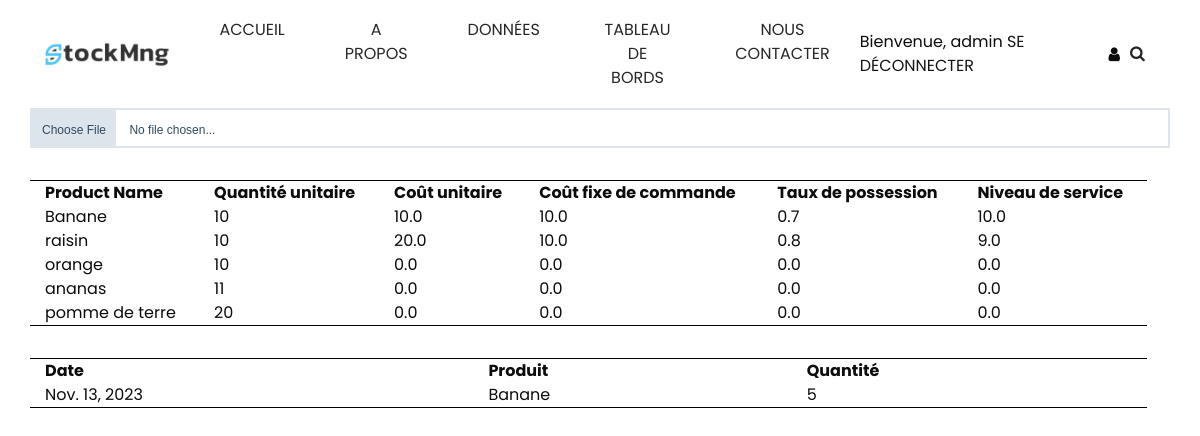
The page /data (signed in) on the database its author committed.
### principal/models.py (models this page shows, shortened)
class Product(models.Model):
    product_name = models.CharField(max_length=255)
    qte_unitaire = models.IntegerField()
    unit_cost = models.FloatField(default=0.0)
    fixed_command_cost = models.FloatField(default=0.0)
    holding_rate = models.FloatField(default=0.0)
    service_level = models.FloatField(default=0.0)
    user = models.ForeignKey(User, on_delete=models.CASCADE)
    def __str__(self):
        return self.product_name

class Sale(models.Model):
    date = models.DateField()
    quantity = models.IntegerField()
    ref = models.ForeignKey(Product, on_delete=models.CASCADE)
    user = models.ForeignKey(User, on_delete=models.CASCADE)

### principal/views.py (the view)
# urls.py: path("data", views.handle_data_page, name="data"),
@login_required(login_url='login')
def handle_data_page(request):
    products = Product.objects.all()
    sales = Sale.objects.all()
    products = Product.objects.all()
    context = {'products': products,
               'sales': sales
               }
    return render(request, "data.html", context)

### template/data.html (shortened to what this page needs)
{% extends 'template.html' %}
{% load static %}
{% block content %}
<div class="container">
    <div class="file-upload">
        <div class="file-select">
          <div class="file-select-button" id="fileName">Choose File</div>
          <div class="file-select-name" id="noFile">No file chosen...</div>
        </div>
    </div>
    <div class="table_display">
        <table>
            <tr>
                <th>Product Name</th>
                <th>Quantité unitaire</th>
                <th>Coût unitaire</th>
                <th>Coût fixe de commande</th>
                <th>Taux de possession</th>
                <th>Niveau de service</th>
            </tr>
            {% for product in products %}
                <tr>
                    <td>{{ product.product_name }}</td>
                    <td>{{ product.qte_unitaire }}</td>
                    <td>{{ product.unit_cost }}</td>
                    <td>{{ product.fixed_command_cost }}</td>
                    <td>{{ product.holding_rate}}</td>
                    <td>{{ product.service_level }}</td>
                </tr>
            {% empty %}
                <tr>
                    <td colspan="3">No products available.</td>
                </tr>
            {% endfor %}
        </table>
    </div>
    <div class="table_display">
        <table>
            <tr>
                <th>Date</th>
                <th>Produit</th>
                <th>Quantité</th>
            </tr>
            {% for sale in sales %}
                <tr>
                    <td>{{ sale.date }}</td>
                    <td>{{ sale.ref }}</td>
                    <td>{{ sale.quantity }}</td>
                </tr>
            {% empty %}
                <tr>
                    <td colspan="3">No products available.</td>
                </tr>
            {% endfor %}
        </table>
    </div>
</div>
    {% endblock %}

### template/template.html (shortened to what this page needs)
{% load static %}
<!DOCTYPE html>
<html>
<head>
  <link rel="stylesheet" type="text/css" href="{% static 'css/bootstrap.css' %}" />
  <link href="{% static 'css/font-awesome.min.css' %}" rel="stylesheet" />
  <link href="{% static 'css/style.css' %}" rel="stylesheet" />
  <link href="{% static 'css/responsive.css' %}" rel="stylesheet" />
  <link href="{% static 'css/main.css' %}" rel="stylesheet" />
</head>
<body>
  <div class="hero_area">
    <header class="header_section long_section px-0">
      <nav class="navbar navbar-expand-lg custom_nav-container ">
        <a class="navbar-brand" href="accueil">
          <span>
            <img src="{% static 'img/logo.png' %}" height="30rem">
          </span>
        </a>
        <div class="collapse navbar-collapse" id="navbarSupportedContent">
          <div class="d-flex mx-auto flex-column flex-lg-row align-items-center">
            <ul class="navbar-nav  ">
              <li class="nav-item active">
                <a class="nav-link" href="{% url 'accueil' %}">Accueil <span class="sr-only">(current)</span></a>
              </li>
              <li class="nav-item">
                <a class="nav-link" href="{% url 'about' %}"> A propos</a>
              </li>
              <li class="nav-item">
                <a class="nav-link" href="data">Données</a>
              </li>
              <li class="nav-item">
                <a class="nav-link" href="dashboard">Tableau de bords</a>
              </li>
              <li class="nav-item">
                <a class="nav-link" href="contact">Nous contacter</a>
              </li>
            </ul>
          </div>
          {% block quote_container %}
          <div class="quote_btn-container">
            {% if user.is_authenticated %}
              <span>Bienvenue, {{ user.username }}
                <a href="{% url 'logout' %}">Se déconnecter</a></span>
              <i class="fa fa-user" aria-hidden="true"></i>
            {% endif %}
            <form class="form-inline">
              <button class="btn  my-2 my-sm-0 nav_search-btn" type="submit">
                <i class="fa fa-search" aria-hidden="true"></i>
              </button>
            </form>
          </div>
          {% endblock %}
        </div>
      </nav>
    </header>
  </div>
  {% block content %}{% endblock %}
</body>
</html>

### static/css/style.css (style rules this page uses)
body { font-family: "Poppins", sans-serif; color: #0c0c0c; background-color: #ffffff; overflow-x: hidden; }
.long_section { margin-left: 45px; margin-right: 45px; padding-left: 15px; padding-right: 15px; }
.hero_area { min-height: 10vh; position: relative; display: -webkit-box; display: -ms-flexbox; display: flex; -webkit-box-orient: vertical; -webkit-box-direction: normal; -ms-flex-direction: column; flex-direction: column; }
.header_section { background-color: #ffffff; }
.custom_nav-container .navbar-nav .nav-item .nav-link { padding: 3px 15px; margin: 10px 15px; color: #272727; text-align: center; text-transform: uppercase; }
a, a:hover, a:focus { text-decoration: none; }
.btn, .btn:focus { outline: none !important; -webkit-box-shadow: none; box-shadow: none; }
.custom_nav-container .nav_search-btn { width: 35px; height: 35px; padding: 0; border: none; }
.navbar-brand span { font-size: 24px; font-weight: 700; color: #272727; text-transform: uppercase; }
.custom_nav-container { z-index: 99999; padding: 5px 0; }
.quote_btn-container { display: -webkit-box; display: -ms-flexbox; display: flex; -webkit-box-align: center; -ms-flex-align: center; align-items: center; }
.quote_btn-container a { color: #151515; margin-right: 25px; text-transform: uppercase; }

### static/css/responsive.css (style rules this page uses)
@media (min-width: 1200px) { .container { max-width: 1170px; } }

### static/css/main.css (style rules this page uses)
.file-upload { display:block;text-align:center;font-family: Helvetica, Arial, sans-serif;font-size: 12px; }
.file-upload .file-select { display:block;border: 2px solid #dce4ec;color: #34495e;cursor:pointer;height:40px;line-height:40px;text-align:left;background:#FFFFFF;overflow:hidden;position:relative; }
.file-upload .file-select .file-select-button { background:#dce4ec;padding:0 10px;display:inline-block;height:40px;line-height:40px; }
.file-upload .file-select .file-select-name { line-height:40px;display:inline-block;padding:0 10px; }
.table_display { padding-top: 2rem; max-height: 200px; overflow-y: auto; width:100%; }
.table_display table { width:98%; border-bottom: 1px solid black; border-top: 1px solid black; }
.table_display table tr { background-color: f2f2f2; }
.table_display table th,.table_display table td { padding: 0 15px; }

### rows shown on the page
Product: product_name "Banane", qte_unitaire "10", unit_cost "10.0", fixed_command_cost "10.0", holding_rate "0.7", service_level "10.0"
Product: product_name "raisin", qte_unitaire "10", unit_cost "20.0", fixed_command_cost "10.0", holding_rate "0.8", service_level "9.0"
Product: product_name "orange", qte_unitaire "10", unit_cost "0.0", fixed_command_cost "0.0", holding_rate "0.0", service_level "0.0"
Product: product_name "ananas", qte_unitaire "11", unit_cost "0.0", fixed_command_cost "0.0", holding_rate "0.0", service_level "0.0"
Product: product_name "pomme de terre", qte_unitaire "20", unit_cost "0.0", fixed_command_cost "0.0", holding_rate "0.0", service_level "0.0"
Sale: date "Nov. 13, 2023", ref "Banane", quantity "5"

### other values the page prints
{{ user.username }} "admin"
